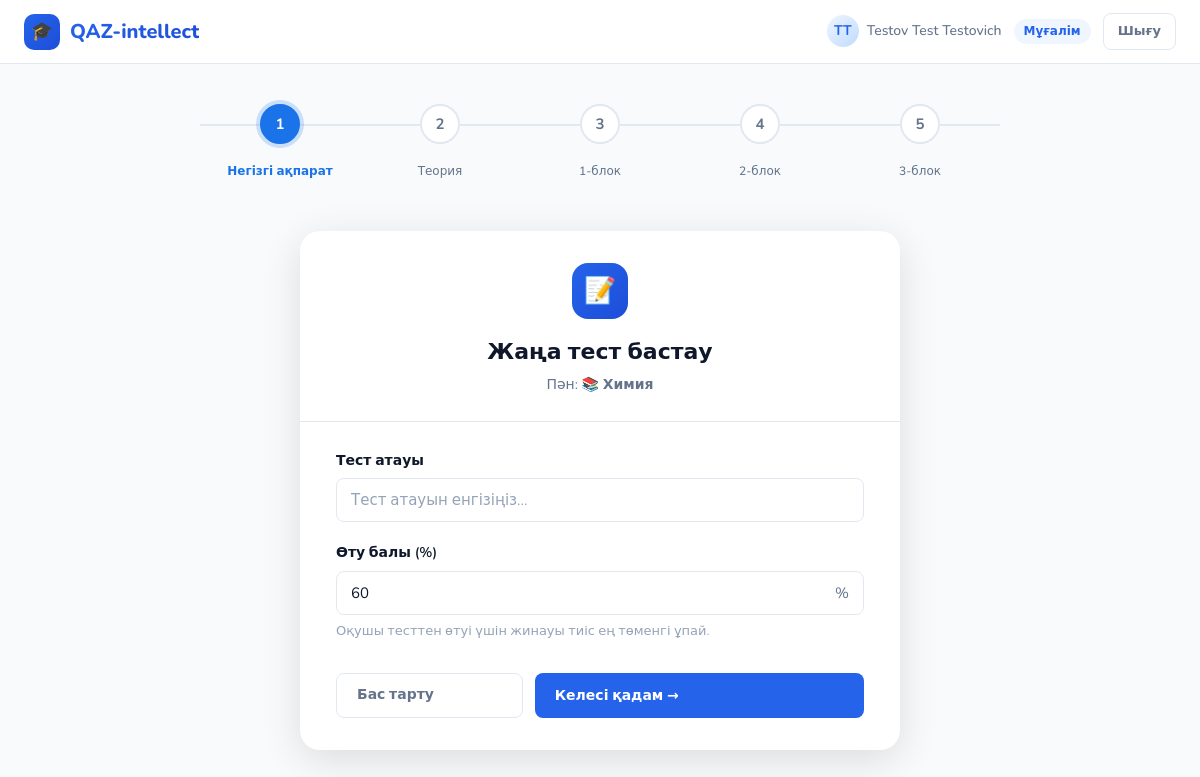
Screenshot of /teacher/subject/1/create/ (signed in) with the database file from the repository.
### core/models.py (models this page shows, shortened)
class User(AbstractUser):
    ROLE_STUDENT = 'student'
    ROLE_TEACHER = 'teacher'
    ROLE_CHOICES = [
        (ROLE_STUDENT, 'Оқушы'),
        (ROLE_TEACHER, 'Мұғалім'),
    ]
    role = models.CharField(max_length=20, choices=ROLE_CHOICES, default=ROLE_STUDENT)
    subjects = models.ManyToManyField(Subject, blank=True, related_name='teachers')
    first_name = models.CharField(max_length=150)
    last_name = models.CharField(max_length=150)
    patronymic = models.CharField(max_length=150, blank=True, verbose_name='Әкесінің аты')
    @property
    def full_name(self):
        parts = [self.last_name, self.first_name, self.patronymic]
        return ' '.join(p for p in parts if p)
    @property
    def is_teacher(self):
        return self.role == self.ROLE_TEACHER

class Subject(models.Model):
    name = models.CharField(max_length=100, unique=True, verbose_name='Пән атауы')
    icon = models.CharField(max_length=10, default='📚')
    created_at = models.DateTimeField(auto_now_add=True)
    class Meta:
        verbose_name = 'Пән'
        verbose_name_plural = 'Пәндер'

### core/views.py (the view)
# urls.py: path('teacher/subject/<int:subject_id>/create/', views.quiz_create_step1, name='quiz_create_step1'),
@login_required
def quiz_create_step1(request, subject_id):
    if not request.user.is_teacher:
        return redirect('student_dashboard')
    subject = get_object_or_404(Subject, id=subject_id)
    if request.method == 'POST':
        form = QuizBasicForm(request.POST)
        if form.is_valid():
            quiz = form.save(commit=False)
            quiz.subject = subject
            quiz.teacher = request.user
            quiz.save()
            return redirect('quiz_create_step2', quiz_id=quiz.id)
    else:
        form = QuizBasicForm()
    return render(request, 'core/quiz_create_step1.html', {'form': form, 'subject': subject})

### core/forms.py
class QuizBasicForm(forms.ModelForm):
    class Meta:
        model = Quiz
        fields = ['title', 'passing_score']
        labels = {
            'title': 'Тест атауы',
            'passing_score': 'Өту балы (%)',
        }
        widgets = {
            'title': forms.TextInput(attrs={'placeholder': 'Тест атауын енгізіңіз...'}),
        }

### core/templates/core/quiz_create_step1.html (shortened to what this page needs)
{% extends 'core/base.html' %}
{% block content %}
<div class="container page">
  <div class="steps-container">
    <div class="step active">
      <div class="step-number">1</div>
      <div class="step-label">Негізгі ақпарат</div>
    </div>
    <div class="step">
      <div class="step-number">2</div>
      <div class="step-label">Теория</div>
    </div>
    <div class="step">
      <div class="step-number">3</div>
      <div class="step-label">1-блок</div>
    </div>
    <div class="step">
      <div class="step-number">4</div>
      <div class="step-label">2-блок</div>
    </div>
    <div class="step">
      <div class="step-number">5</div>
      <div class="step-label">3-блок</div>
    </div>
  </div>
  <div class="auth-card" style="max-width: 600px; margin: 0 auto;">
    <div class="auth-header">
      <div class="auth-logo">📝</div>
      <h2 class="auth-title">Жаңа тест бастау</h2>
      <p class="auth-subtitle">Пән: <strong>{{ subject.icon }} {{ subject.name }}</strong></p>
    </div>
    <div class="auth-body">
      <form method="post">
        <div class="form-group">
          <label class="form-label">{{ form.title.label }}</label>
          <input type="text" name="title" class="form-control"
                 placeholder="{{ form.title.field.widget.attrs.placeholder }}"
                 value="{{ form.title.value|default:'' }}" required>
        </div>
        <div class="form-group">
          <label class="form-label">{{ form.passing_score.label }}</label>
          <div style="position: relative;">
            <input type="number" name="passing_score" class="form-control"
                   value="{{ form.passing_score.value|default:50 }}" min="0" max="100" required>
            <span style="position: absolute; right: 15px; top: 50%; transform: translateY(-50%); color: #64748b;">%</span>
          </div>
          <small class="form-help">Оқушы тесттен өтуі үшін жинауы тиіс ең төменгі ұпай.</small>
        </div>
        <div class="form-actions" style="margin-top: 32px; display: flex; gap: 12px;">
          <a href="{% url 'teacher_dashboard' %}" class="btn btn-ghost" style="flex: 1;">Бас тарту</a>
          <button type="submit" class="btn btn-primary" style="flex: 2;">Келесі қадам →</button>
        </div>
      </form>
    </div>
  </div>
</div>
{% endblock %}

### core/templates/core/base.html (shortened to what this page needs)
{% load static %}
<!DOCTYPE html>
<html lang="kk">
<head>
  <link rel="stylesheet" href="{% static 'core/css/style.css' %}">
</head>
<body>
{% if user.is_authenticated %}
<nav class="navbar">
  <a href="/" class="nav-brand">
    <div class="nav-logo">🎓</div>
    <span class="nav-brand-text">QAZ-intellect</span>
  </a>
  <div class="nav-actions">
    <div class="nav-user">
      <div class="nav-avatar">{{ user.first_name.0 }}{{ user.last_name.0 }}</div>
      <span>{{ user.full_name }}</span>
      {% if user.is_teacher %}
        <span class="badge badge-primary" style="margin-left:4px">Мұғалім</span>
      {% endif %}
    </div>
    <a href="/logout/" class="btn btn-ghost btn-sm">Шығу</a>
  </div>
</nav>
{% endif %}
{% block content %}{% endblock %}
</body>
</html>

### core/static/core/css/style.css (style rules this page uses)
:root { --primary: #2563EB; --primary-light: #EFF6FF; --primary-dark: #1D4ED8; --accent: #10B981; --accent-light: #ECFDF5; --warning: #F59E0B; --danger: #EF4444; --danger-light: #FEF2F2; --text: #0F172A; --text-muted: #64748B; --text-light: #94A3B8; --border: #E2E8F0; --border-focus: #93C5FD; --bg: #F8FAFC; --card: #FFFFFF; --shadow-sm: 0 1px 3px rgba(0,0,0,0.06), 0 1px 2px rgba(0,0,0,0.04); --shadow: 0 4px 16px rgba(0,0,0,0.08); --shadow-lg: 0 10px 40px rgba(0,0,0,0.12); --radius: 12px; --radius-sm: 8px; --radius-lg: 20px; --font: 'Nunito', 'DejaVu Sans', sans-serif; }
* { box-sizing: border-box; margin: 0; padding: 0; }
body { font-family: var(--font); background: var(--bg); color: var(--text); font-size: 15px; line-height: 1.6; min-height: 100vh; }
.navbar { background: var(--card); border-bottom: 1px solid var(--border); padding: 0 24px; height: 64px; display: flex; align-items: center; justify-content: space-between; position: sticky; top: 0; z-index: 100; backdrop-filter: blur(8px); }
.nav-brand { display: flex; align-items: center; gap: 10px; text-decoration: none; color: var(--text); }
.nav-logo { width: 36px; height: 36px; background: linear-gradient(135deg, var(--primary), var(--primary-dark)); border-radius: 10px; display: flex; align-items: center; justify-content: center; font-size: 18px; color: white; }
.nav-brand-text { font-size: 20px; font-weight: 800; background: linear-gradient(135deg, var(--primary), var(--primary-dark)); -webkit-background-clip: text; -webkit-text-fill-color: transparent; background-clip: text; }
.nav-actions { display: flex; align-items: center; gap: 12px; }
.nav-user { display: flex; align-items: center; gap: 8px; color: var(--text-muted); font-size: 14px; font-weight: 500; }
.nav-avatar { width: 32px; height: 32px; background: linear-gradient(135deg, var(--primary-light), #BFDBFE); border-radius: 50%; display: flex; align-items: center; justify-content: center; font-size: 14px; font-weight: 700; color: var(--primary); }
.container { max-width: 1100px; margin: 0 auto; padding: 0 24px; }
.page { padding: 40px 0 80px; }
.btn { display: inline-flex; align-items: center; gap: 6px; padding: 10px 20px; border-radius: var(--radius-sm); font-family: var(--font); font-size: 14px; font-weight: 600; cursor: pointer; text-decoration: none; border: none; transition: all 0.2s ease; white-space: nowrap; }
.btn-primary { background: var(--primary); color: white; }
.btn-ghost { background: transparent; color: var(--text-muted); border: 1.5px solid var(--border); }
.btn-sm { padding: 7px 14px; font-size: 13px; }
.form-group { margin-bottom: 20px; }
.form-label { display: block; font-size: 14px; font-weight: 600; color: var(--text); margin-bottom: 6px; }
.form-control { width: 100%; padding: 11px 14px; border: 1.5px solid var(--border); border-radius: var(--radius-sm); font-family: var(--font); font-size: 15px; color: var(--text); background: var(--card); transition: border-color 0.2s ease, box-shadow 0.2s ease; outline: none; }
.form-control::placeholder { color: var(--text-light); }
.auth-card { background: var(--card); border-radius: var(--radius-lg); box-shadow: var(--shadow-lg); width: 100%; max-width: 460px; overflow: hidden; }
.auth-header { padding: 32px 36px 24px; text-align: center; border-bottom: 1px solid var(--border); }
.auth-logo { width: 56px; height: 56px; background: linear-gradient(135deg, var(--primary), var(--primary-dark)); border-radius: 16px; display: flex; align-items: center; justify-content: center; font-size: 26px; margin: 0 auto 16px; }
.auth-title { font-size: 22px; font-weight: 800; margin-bottom: 4px; }
.auth-subtitle { color: var(--text-muted); font-size: 14px; }
.auth-body { padding: 28px 36px 32px; }
.badge { display: inline-flex; align-items: center; padding: 3px 10px; border-radius: 20px; font-size: 12px; font-weight: 600; }
.badge-primary { background: var(--primary-light); color: var(--primary); }
.step { display: flex; align-items: center; gap: 10px; flex: 1; position: relative; }
.step:not(:last-child)::after { content: ''; height: 2px; background: var(--border); flex: 1; margin: 0 8px; }
.step-label { font-size: 13px; font-weight: 600; color: var(--text-muted); white-space: nowrap; }
.step.active .step-label { color: var(--primary); }

### rows the page displays
User: first_name.0 "T", last_name.0 "T", full_name "Testov Test Testovich"
Subject: icon "📚", name "Химия"
